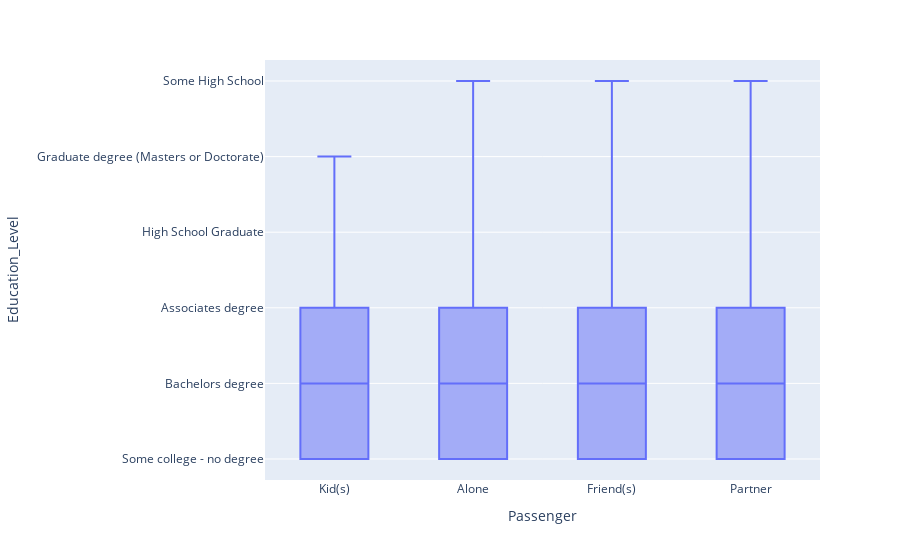

This figure's notebook cell:
### Code cell
px.box(bar_coupons, y='Education_Level', x='Passenger')

### Figure 1 — Plotly figure (JSON) as saved in the notebook; plotly's stock layout.template omitted (floating-point values rounded to 4 significant figures; data arrays with more than 128 entries replaced by an {"elided": "..."} marker saying what was removed)
{"data": [{"alignmentgroup": "True", "hovertemplate": "Passenger=%{x}<br>Education_Level=%{y}<extra></extra>", "legendgroup": "", "marker": {"color": "#636efa"}, "name": "", "notched": false, "offsetgroup": "", "orientation": "v", "showlegend": false, "type": "box", "x": {"elided": "2010 str values"}, "x0": " ", "xaxis": "x", "y": {"elided": "2010 str values"}, "y0": " ", "yaxis": "y"}], "layout": {"autosize": true, "boxmode": "group", "legend": {"tracegroupgap": 0}, "margin": {"t": 60}, "xaxis": {"anchor": "y", "autorange": true, "domain": [0, 1], "range": [-0.5, 3.5], "title": {"text": "Passenger"}, "type": "category"}, "yaxis": {"anchor": "x", "autorange": true, "domain": [0, 1], "range": [-0.2778, 5.278], "title": {"text": "Education_Level"}, "type": "category"}}}
